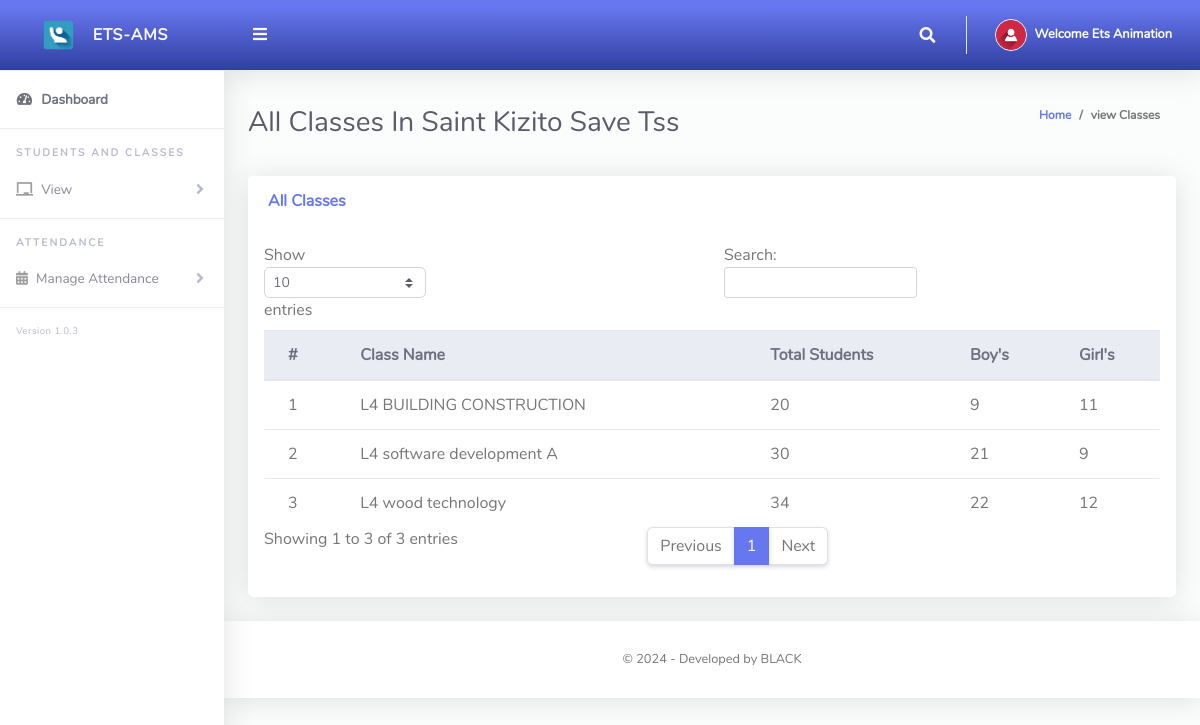
The app's page /ClassTeacher/viewClasses.php (signed in) with its own data.
### tables this page shows
CREATE TABLE `tblclassteacher` (
  `Id` int(10) NOT NULL,
  `firstName` varchar(255) NOT NULL,
  `lastName` varchar(255) NOT NULL,
  `emailAddress` varchar(255) NOT NULL,
  `password` varchar(255) NOT NULL
);

CREATE TABLE `tblclass` (
  `Id` int(10) NOT NULL,
  `className` varchar(255) NOT NULL,
  `totalStudents` int(255) NOT NULL,
  `boys` int(255) NOT NULL,
  `girls` int(255) NOT NULL
);

### ClassTeacher/viewClasses.php (the view, shortened to what this page needs)
<?php
include '../Includes/dbcon.php';
?>
<!DOCTYPE html>
<html lang="en">
<head>
  <link href="../vendor/fontawesome-free/css/all.min.css" rel="stylesheet" type="text/css">
  <link href="../vendor/bootstrap/css/bootstrap.min.css" rel="stylesheet" type="text/css">
  <link href="css/ruang-admin.min.css" rel="stylesheet">
</head>
<body id="page-top">
  <div id="wrapper">
      <?php include "Includes/sidebar.php";?>
    <div id="content-wrapper" class="d-flex flex-column">
      <div id="content">
       <?php include "Includes/topbar.php";?>
        <div class="container-fluid" id="container-wrapper">
          <div class="d-sm-flex align-items-center justify-content-between mb-4">
            <h1 class="h3 mb-0 text-gray-800">All Classes In Saint Kizito Save Tss</h1>
            <ol class="breadcrumb">
              <li class="breadcrumb-item"><a href="./">Home</a></li>
              <li class="breadcrumb-item active" aria-current="page">view Classes</li>
            </ol>
          </div>
          <div class="row">
            <div class="col-lg-12">
                 <div class="row">
              <div class="col-lg-12">
              <div class="card mb-4">
                <div class="card-header py-3 d-flex flex-row align-items-center justify-content-between">
                  <h6 class="m-0 font-weight-bold text-primary">All Classes</h6>
                </div>
                <div class="table-responsive p-3">
                  <table class="table align-items-center table-flush table-hover" id="dataTableHover">
                    <thead class="thead-light">
                      <tr>
                        <th>#</th>
                        <th>Class Name</th>
                        <th>Total Students</th>
                        <th>Boy's</th>
                        <th>Girl's</th>
                      </tr>
                    </thead>
                    <tbody>
                  <?php
                      $query = "SELECT * FROM tblclass
                      ";
                      $rs = $conn->query($query);
                      $num = $rs->num_rows;
                      $sn=0;
                      if($num > 0)
                      {
                        while ($rows = $rs->fetch_assoc())
                          {
                             $sn = $sn + 1;
                            echo"
                              <tr>
                                <td>".$sn."</td>
                                <td>".$rows['className']."</td>
                                <td>".$rows['totalStudents']."</td>
                                <td>".$rows['boys']."</td>
                                <td>".$rows['girls']."</td>
                              </tr>";
                          }
                      }
                      else
                      {
                           echo
                           "<div class='alert alert-danger' role='alert'>
                            No Record Found!
                            </div>";
                      }
                      ?>
                    </tbody>
                  </table>
                </div>
              </div>
            </div>
            </div>
          </div>
        </div>
      </div>
       <?php include "Includes/footer.php";?>
    </div>
  </div>
</body>
</html>

### ClassTeacher/Includes/topbar.php (shortened to what this page needs)
<?php
  $query = "SELECT * FROM tblclassteacher WHERE Id = ".$_SESSION['userId']."";
  $rs = $conn->query($query);
  $rows = $rs->fetch_assoc();
  $fullName = $rows['firstName']." ".$rows['lastName'];;
?>
<nav class="navbar navbar-expand navbar-light bg-gradient-primary topbar mb-4 static-top">
          <button id="sidebarToggleTop" class="btn btn-link rounded-circle mr-3">
            <i class="fa fa-bars"></i>
          </button>
          <ul class="navbar-nav ml-auto">
            <li class="nav-item dropdown no-arrow">
              <a class="nav-link dropdown-toggle" href="#" id="searchDropdown" role="button" data-toggle="dropdown"
                aria-haspopup="true" aria-expanded="false">
                <i class="fas fa-search fa-fw"></i>
              </a>
            </li>
            <li class="nav-item dropdown no-arrow">
              <a class="nav-link dropdown-toggle" href="#" id="userDropdown" role="button" data-toggle="dropdown"
                aria-haspopup="true" aria-expanded="false">
                <img class="img-profile rounded-circle" src="img/user-icn.png" style="max-width: 60px">
                <span class="ml-2 d-none d-lg-inline text-white small"><b>Welcome <?php echo $fullName;?></b></span>
              </a>
            </li>
          </ul>
        </nav>

### records on screen
tblclassteacher: fullName "Ets Animation"
tblclass: className "L4 BUILDING CONSTRUCTION", totalStudents "20", boys "9", girls "11"
tblclass: className "L4 software development A", totalStudents "30", boys "21", girls "9"
tblclass: className "L4 wood technology", totalStudents "34", boys "22", girls "12"
